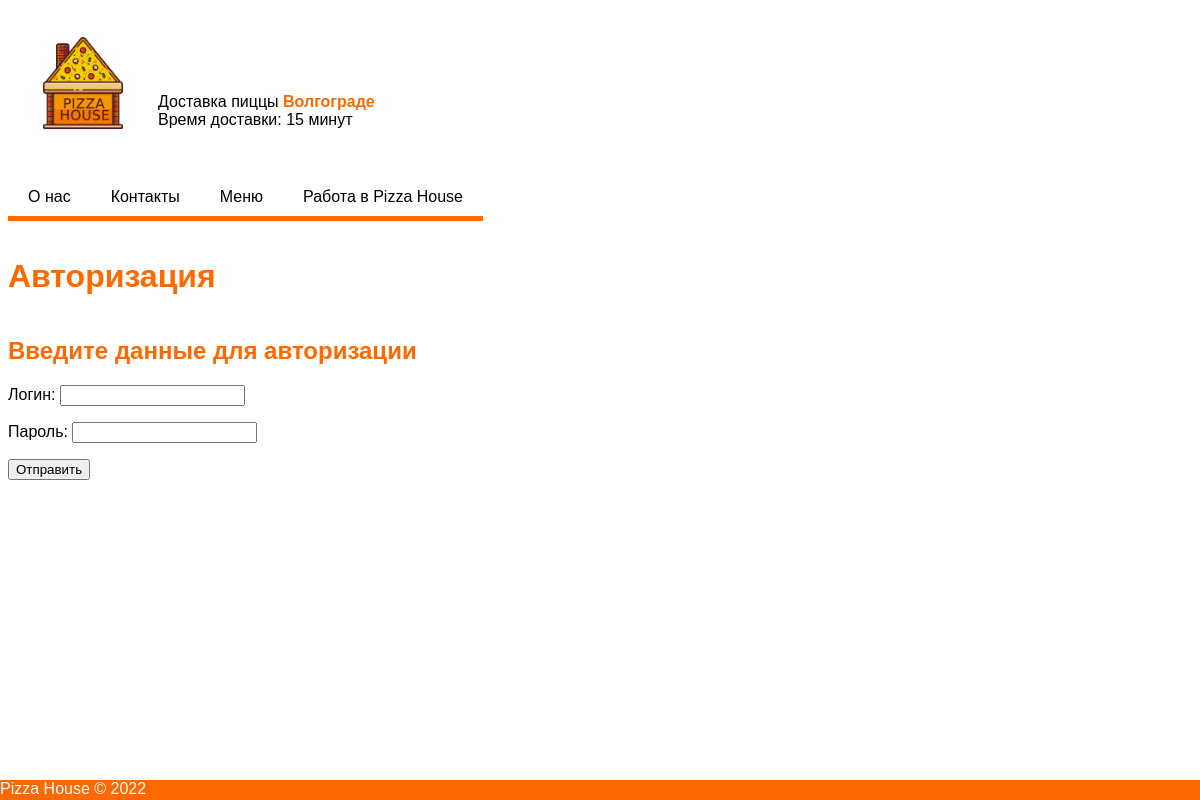
The app's page /auth.php, older data.
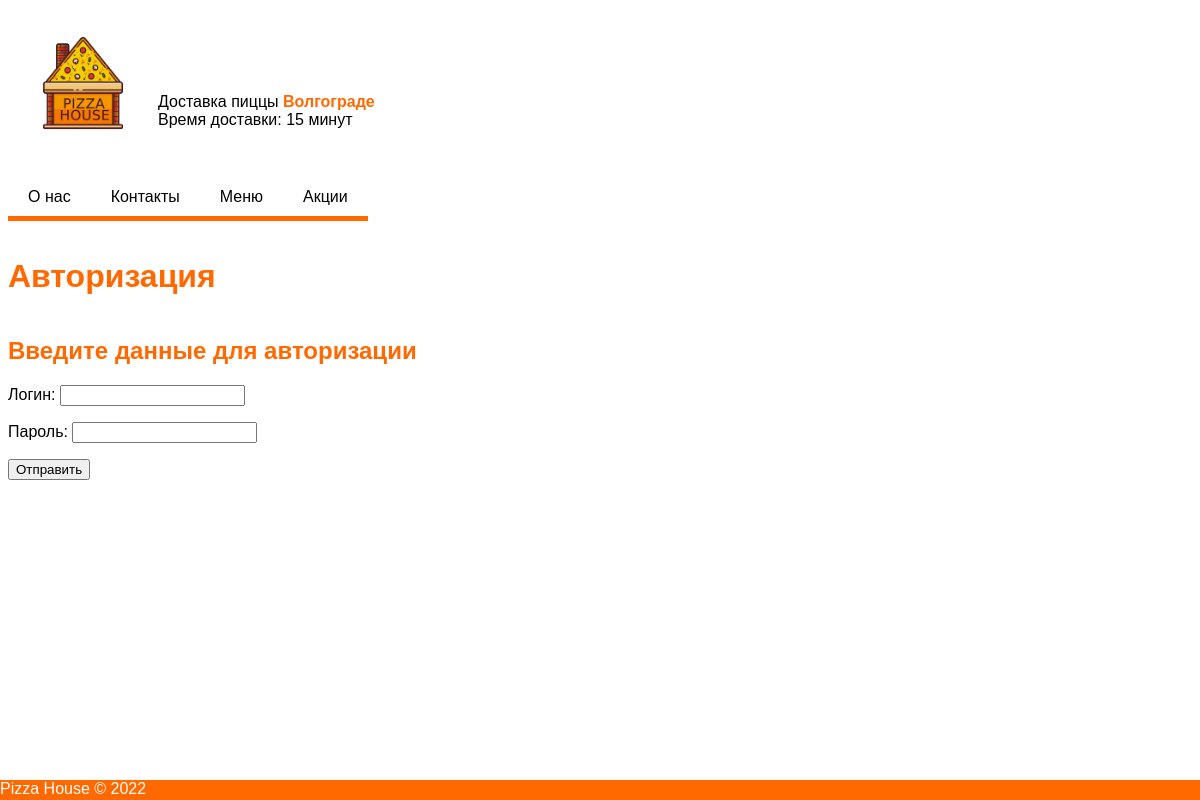
The same page, newer data.
### tables this page shows
CREATE TABLE `site` (
  `id` int NOT NULL,
  `title` varchar(255) NOT NULL,
  `content` text NOT NULL
);

### auth.php (the view, shortened to what this page needs)
<?php
$conn = mysqli_connect("localhost", "root", "root", "pizza");
$sql = "SELECT id, title FROM `site` ";
$result = mysqli_query($conn, $sql);
?>
<!DOCTYPE html>
<html lang="ru">
<head>
    <link rel="stylesheet" href="style/style.css">
</head>
<body>
    <div class="main">
        <header class="head">
            <div class="left">
                <div class="logo">
                    <img src="img/pizza.png" class="respons" alt="">
                    <span class="header_info">Доставка пиццы <a href="#">Волгограде</a> <br> Время доставки: 15 минут</span>
                </div>
            </div>
        </header>
    </div>
    <div class="menu">
        <?php
        foreach ($result as $row) {
            echo "<ul class='menu'";
            echo "<li><a href='index.php?id=" . $row["id"] . "'>" . " " . $row["title"] . " " . "</a></li>";
        }
        echo "</ul>";
        ?>
    </div>
    <div class="content">
        <h1>Авторизация</h1>
        <div class="cont">
            <form action="auth.php" method="POST">
                <h2>Введите данные для авторизации</h2>
                <p>Логин: <input type="text" name="login"></p>
                <p>Пароль: <input type="text" name="password"></p>
                <p><input type="submit" value="Отправить"></p>
            </form>
        </div>
    </div>
    <footer>
        <div>
            Pizza House © 2022
        </div>
    </footer>
</body>
</html>

Row changes from the older to the newer data that the page shows:
changed site: title "Работа в Pizza House" → "Акции"
